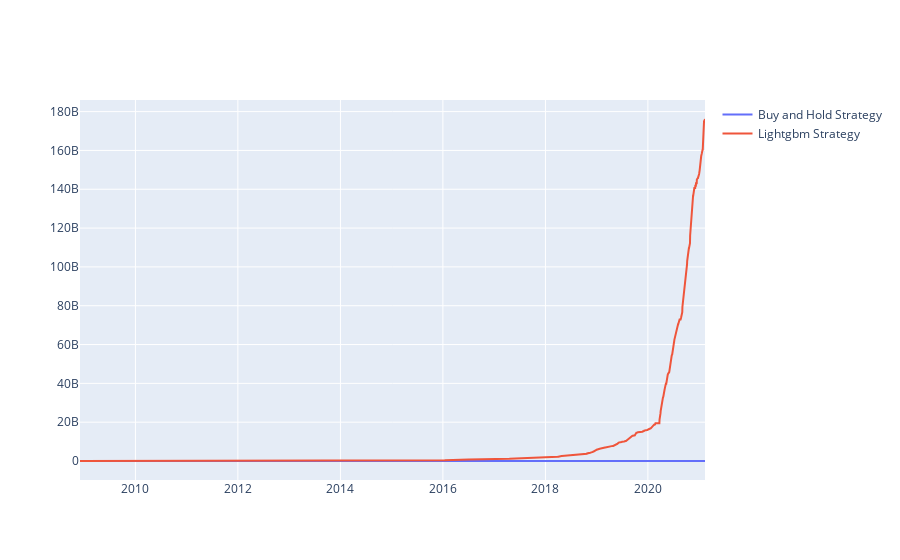

Notebook cell for this chart:
### Code cell
# show simulated trading of perfect trades vs buy and hold as benchmark
buy_and_hold_result = eval_buy_and_hold(prediction_results, data)
strategy_result = eval_strategy(target[600:], data)
print('Max Drawdown:')
print('  - Buy and Hold:', str(round(100*min(buy_and_hold_result.draw_down),2))+'%')
print('  - LGB Strategy:', str(round(100*min(strategy_result.draw_down),2))+'%')
print('  - Longs:', sum(strategy_result.actions=='long'))
print('  - Shorts:', sum(strategy_result.actions=='short'))
print('  - Liquidate:', sum(strategy_result.actions=='liquidate'))

#align index number
strategy_result.index = prediction_results.index
buy_and_hold_result.index = prediction_results.index
#insert based on index number
def plot_result(data, benchmark, strategy):
    data = data[:] # making a copy so original data isn't altered.
    data.insert(1,'BNH_Strategy', benchmark.ending_balance)
    data.insert(1,'LGB_Strategy', strategy.ending_balance)
    data.insert(1,'LGB_Ending_Balance_Percent_Change', strategy.ending_balance_percent_change)
    
    fig = go.Figure()
    fig.add_trace(go.Scatter(x=data.date[data.BNH_Strategy.notnull()], y=data.BNH_Strategy[data.BNH_Strategy.notnull()], mode='lines', name='Buy and Hold Strategy'))
    fig.add_trace(go.Scatter(x=data.date[data.BNH_Strategy.notnull()], y=data.LGB_Strategy[data.BNH_Strategy.notnull()], mode='lines', name='Lightgbm Strategy'))
    fig.show()
    return data
trading_data = plot_result(data, buy_and_hold_result, strategy_result)

### Figure 1 — Plotly figure (JSON) as saved in the notebook; plotly's stock layout.template omitted (floating-point values rounded to 4 significant figures; data arrays with more than 128 entries replaced by an {"elided": "..."} marker saying what was removed)
{"data": [{"mode": "lines", "name": "Buy and Hold Strategy", "type": "scatter", "x": {"elided": "3070 str values"}, "y": {"elided": "3070 float values"}}, {"mode": "lines", "name": "Lightgbm Strategy", "type": "scatter", "x": {"elided": "3070 str values"}, "y": {"elided": "3070 float values"}}], "layout": {}}
